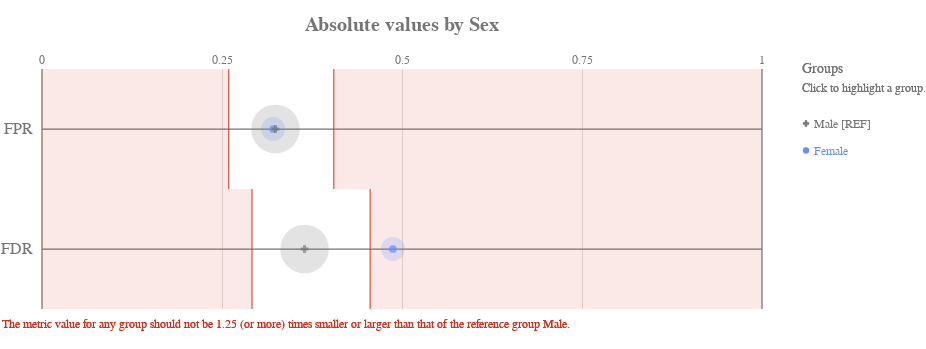

Write notebook code for a chart like this one.
### Markdown cell above
#### Check how the fairness threshold maps to the absolute values of each metric

### Code cell
ap.absolute(bdf, metrics, 'sex', fairness_threshold = disparity_tolerance)

### Figure 1 — Vega-Lite specification as saved in the notebook (floating-point values rounded to 4 significant figures)
{"config": {"view": {"continuousWidth": 400, "continuousHeight": 300, "strokeWidth": 0}, "axisLeft": {"labelColor": "rgb(117,117,117)", "labelFont": "Arial", "labelFontSize": 16}, "title": {"align": "center", "baseline": "middle", "color": "rgb(117,117,117)", "font": "Arial", "fontSize": 20, "fontWeight": "bold"}}, "layer": [{"data": {"name": "data-22e37ecfbb523156dad3ffdb726c704c"}, "mark": {"type": "rule", "stroke": "rgb(117,117,117)", "strokeWidth": 1.25, "tooltip": ""}, "encoding": {"x": {"type": "quantitative", "field": "start", "scale": {"domain": [0, 1], "range": [40.0, 760.0]}}, "x2": {"field": "end"}, "y": {"type": "nominal", "axis": {"domain": false, "labelAngle": 0, "labelPadding": -30, "orient": "left", "ticks": false, "title": ""}, "field": "y_position", "scale": {"domain": ["FPR", "FDR"], "range": [30.0, 270.0]}}}}, {"data": {"name": "data-6cfe259518f6c7b358d8f836a73e6b7f"}, "mark": {"type": "rule", "stroke": "rgb(117,117,117)", "strokeWidth": 1.25, "tooltip": ""}, "encoding": {"x": {"type": "quantitative", "field": "x_position", "scale": {"domain": [0, 1], "range": [40.0, 760.0]}}, "y": {"value": 30.0}, "y2": {"value": 270.0}}}, {"data": {"name": "data-60ed1133fa688d151d36705a369482e0"}, "mark": {"type": "text", "align": "center", "color": "rgb(117,117,117)", "font": "Arial", "fontSize": 12, "fontWeight": "normal", "tooltip": ""}, "encoding": {"text": {"type": "nominal", "field": "value"}, "x": {"type": "quantitative", "field": "value", "scale": {"domain": [0, 1], "range": [40.0, 760.0]}}, "y": {"value": 21.0}}}, {"layer": [{"mark": {"type": "rect", "opacity": 0.8, "stroke": "rgb(217, 46, 28)", "strokeWidth": 1.25, "tooltip": ""}, "encoding": {"x": {"type": "quantitative", "field": "lower_threshold_value", "scale": {"domain": [0, 1], "range": [40.0, 760.0]}}, "x2": {"field": "lower_threshold_value"}, "y": {"type": "nominal", "axis": {"domain": false, "grid": false, "labels": false, "ticks": false, "title": " "}, "field": "metric", "scale": {"domain": ["FPR", "FDR"], "range": [30.0, 270.0]}}}}, {"mark": {"type": "rect", "opacity": 0.8, "stroke": "rgb(217, 46, 28)", "strokeWidth": 1.25, "tooltip": ""}, "encoding": {"x": {"type": "quantitative", "field": "upper_threshold_value", "scale": {"domain": [0, 1], "range": [40.0, 760.0]}}, "x2": {"field": "upper_threshold_value"}, "y": {"type": "nominal", "axis": {"domain": false, "grid": false, "labels": false, "ticks": false, "title": " "}, "field": "metric", "scale": {"domain": ["FPR", "FDR"], "range": [30.0, 270.0]}}}}, {"layer": [{"mark": {"type": "rect", "fill": "rgb(217, 46, 28)", "opacity": 0.1, "tooltip": ""}, "encoding": {"x": {"type": "quantitative", "field": "lower_threshold_value", "scale": {"domain": [0, 1], "range": [40.0, 760.0]}}, "x2": {"field": "lower_end"}, "y": {"type": "nominal", "axis": {"domain": false, "grid": false, "labels": false, "ticks": false, "title": " "}, "field": "metric", "scale": {"domain": ["FPR", "FDR"], "range": [30.0, 270.0]}}}}, {"mark": {"type": "rect", "fill": "rgb(217, 46, 28)", "opacity": 0.1, "tooltip": ""}, "encoding": {"x": {"type": "quantitative", "field": "upper_threshold_value", "scale": {"domain": [0, 1], "range": [40.0, 760.0]}}, "x2": {"field": "upper_end"}, "y": {"type": "nominal", "axis": {"domain": false, "grid": false, "labels": false, "ticks": false, "title": " "}, "field": "metric", "scale": {"domain": ["FPR", "FDR"], "range": [30.0, 270.0]}}}}]}, {"data": {"name": "data-79dd248bdaa0ea02c535240e8ad022c8"}, "mark": {"type": "text", "align": "left", "baseline": "top", "fill": "rgb(217, 46, 28)", "font": "Arial", "fontSize": 12, "fontWeight": "normal", "tooltip": ""}, "encoding": {"text": {"value": "The metric value for any group should not be 1.25 (or more) times smaller or larger than that of the reference group Male."}, "x": {"value": 0}, "y": {"value": 280.0}}}], "data": {"name": "data-71c30a1d884455c3c5d7a4ce729c0e1c"}}, {"layer": [{"mark": "circle"}, {"data": {"name": "data-5cad3661f0c3c3766347afeafabd2900"}, "mark": {"type": "circle", "opacity": 0.2}, "encoding": {"color": {"condition": {"type": "nominal", "field": "attribute_value", "legend": null, "scale": {"domain": ["Male", "Female"], "range": ["rgb(117,117,117)", "rgb(100, 143, 255)", "rgb(254, 97, 0)", "rgb(220, 38, 127)", "rgb(255, 176, 0)", "rgb(120, 94, 240)"]}, "selection": "selector019"}, "value": "rgb(224,224,224)"}, "size": {"type": "quantitative", "field": "group_size", "legend": null, "scale": {"domain": [0, 6983.0], "range": [0, 2827.0]}}, "tooltip": [{"type": "nominal", "field": "attribute_value", "title": "Group"}, {"type": "nominal", "field": "tooltip_group_size", "title": "Group Size"}, {"type": "nominal", "field": "tooltip_disparity_explanation_fpr", "title": "Disparity"}, {"type": "quantitative", "field": "fpr", "format": ".2f", "title": "FPR"}], "x": {"type": "quantitative", "axis": {"domain": false, "labels": false, "ticks": false, "title": null, "values": [0.25, 0.5, 0.75]}, "field": "fpr", "scale": {"domain": [0, 1], "range": [40.0, 760.0]}}, "y": {"type": "nominal", "axis": {"domain": false, "grid": false, "labels": false, "ticks": false, "title": " "}, "field": "metric_variable", "scale": {"domain": ["FPR", "FDR"], "range": [30.0, 270.0]}}}, "selection": {"selector021": {"type": "multi", "empty": "all", "fields": ["attribute_value"]}}, "transform": [{"calculate": "'FPR'", "as": "metric_variable"}]}, {"data": {"name": "data-5cad3661f0c3c3766347afeafabd2900"}, "mark": {"type": "circle", "opacity": 0.2}, "encoding": {"color": {"condition": {"type": "nominal", "field": "attribute_value", "legend": null, "scale": {"domain": ["Male", "Female"], "range": ["rgb(117,117,117)", "rgb(100, 143, 255)", "rgb(254, 97, 0)", "rgb(220, 38, 127)", "rgb(255, 176, 0)", "rgb(120, 94, 240)"]}, "selection": "selector019"}, "value": "rgb(224,224,224)"}, "size": {"type": "quantitative", "field": "group_size", "legend": null, "scale": {"domain": [0, 6983.0], "range": [0, 2827.0]}}, "tooltip": [{"type": "nominal", "field": "attribute_value", "title": "Group"}, {"type": "nominal", "field": "tooltip_group_size", "title": "Group Size"}, {"type": "nominal", "field": "tooltip_disparity_explanation_fdr", "title": "Disparity"}, {"type": "quantitative", "field": "fdr", "format": ".2f", "title": "FDR"}], "x": {"type": "quantitative", "axis": {"domain": false, "labels": false, "ticks": false, "title": null, "values": [0.25, 0.5, 0.75]}, "field": "fdr", "scale": {"domain": [0, 1], "range": [40.0, 760.0]}}, "y": {"type": "nominal", "axis": {"domain": false, "grid": false, "labels": false, "ticks": false, "title": " "}, "field": "metric_variable", "scale": {"domain": ["FPR", "FDR"], "range": [30.0, 270.0]}}}, "selection": {"selector023": {"type": "multi", "empty": "all", "fields": ["attribute_value"]}}, "transform": [{"calculate": "'FDR'", "as": "metric_variable"}]}, {"layer": [{"mark": "point"}, {"data": {"name": "data-5cad3661f0c3c3766347afeafabd2900"}, "mark": {"type": "point", "filled": true, "size": 60}, "encoding": {"color": {"condition": {"type": "nominal", "field": "attribute_value", "legend": null, "scale": {"domain": ["Male", "Female"], "range": ["rgb(117,117,117)", "rgb(100, 143, 255)", "rgb(254, 97, 0)", "rgb(220, 38, 127)", "rgb(255, 176, 0)", "rgb(120, 94, 240)"]}, "selection": "selector019"}, "value": "rgb(224,224,224)"}, "shape": {"type": "nominal", "field": "attribute_value", "legend": null, "scale": {"domain": ["Male", "Female"], "range": ["cross", "circle"]}}, "tooltip": [{"type": "nominal", "field": "attribute_value", "title": "Group"}, {"type": "nominal", "field": "tooltip_group_size", "title": "Group Size"}, {"type": "nominal", "field": "tooltip_disparity_explanation_fpr", "title": "Disparity"}, {"type": "quantitative", "field": "fpr", "format": ".2f", "title": "FPR"}], "x": {"type": "quantitative", "axis": {"domain": false, "labels": false, "ticks": false, "title": null, "values": [0.25, 0.5, 0.75]}, "field": "fpr", "scale": {"domain": [0, 1], "range": [40.0, 760.0]}}, "y": {"type": "nominal", "axis": {"domain": false, "grid": false, "labels": false, "ticks": false, "title": " "}, "field": "metric_variable", "scale": {"domain": ["FPR", "FDR"], "range": [30.0, 270.0]}}}, "selection": {"selector020": {"type": "multi", "empty": "all", "fields": ["attribute_value"]}}, "transform": [{"calculate": "'FPR'", "as": "metric_variable"}]}, {"data": {"name": "data-5cad3661f0c3c3766347afeafabd2900"}, "mark": {"type": "point", "filled": true, "size": 60}, "encoding": {"color": {"condition": {"type": "nominal", "field": "attribute_value", "legend": null, "scale": {"domain": ["Male", "Female"], "range": ["rgb(117,117,117)", "rgb(100, 143, 255)", "rgb(254, 97, 0)", "rgb(220, 38, 127)", "rgb(255, 176, 0)", "rgb(120, 94, 240)"]}, "selection": "selector019"}, "value": "rgb(224,224,224)"}, "shape": {"type": "nominal", "field": "attribute_value", "legend": null, "scale": {"domain": ["Male", "Female"], "range": ["cross", "circle"]}}, "tooltip": [{"type": "nominal", "field": "attribute_value", "title": "Group"}, {"type": "nominal", "field": "tooltip_group_size", "title": "Group Size"}, {"type": "nominal", "field": "tooltip_disparity_explanation_fdr", "title": "Disparity"}, {"type": "quantitative", "field": "fdr", "format": ".2f", "title": "FDR"}], "x": {"type": "quantitative", "axis": {"domain": false, "labels": false, "ticks": false, "title": null, "values": [0.25, 0.5, 0.75]}, "field": "fdr", "scale": {"domain": [0, 1], "range": [40.0, 760.0]}}, "y": {"type": "nominal", "axis": {"domain": false, "grid": false, "labels": false, "ticks": false, "title": " "}, "field": "metric_variable", "scale": {"domain": ["FPR", "FDR"], "range": [30.0, 270.0]}}}, "selection": {"selector022": {"type": "multi", "empty": "all", "fields": ["attribute_value"]}}, "transform": [{"calculate": "'FDR'", "as": "metric_variable"}]}]}]}, {"layer": [{"mark": {"type": "point", "filled": true, "opacity": 1, "size": 39.48}, "encoding": {"color": {"condition": {"type": "nominal", "field": "attribute_value", "legend": null, "scale": {"domain": ["Male", "Female"], "range": ["rgb(117,117,117)", "rgb(100, 143, 255)", "rgb(254, 97, 0)", "rgb(220, 38, 127)", "rgb(255, 176, 0)", "rgb(120, 94, 240)"]}, "selection": "selector019"}, "value": "rgb(224,224,224)"}, "shape": {"type": "nominal", "field": "attribute_value", "legend": null, "scale": {"domain": ["Male", "Female"], "range": ["cross", "circle"]}}, "x": {"value": 804}, "y": {"type": "nominal", "axis": {"domain": false, "grid": false, "labels": false, "ticks": false, "title": " "}, "field": "attribute_value", "scale": {"domain": ["Male", "Female"], "range": [71, 125]}}}, "selection": {"selector019": {"type": "multi", "empty": "all", "fields": ["attribute_value"]}}}, {"mark": {"type": "text", "align": "left", "baseline": "middle", "font": "Arial", "fontSize": 12, "fontWeight": "normal"}, "encoding": {"color": {"condition": {"type": "nominal", "field": "attribute_value", "legend": null, "scale": {"domain": ["Male", "Female"], "range": ["rgb(117,117,117)", "rgb(100, 143, 255)", "rgb(254, 97, 0)", "rgb(220, 38, 127)", "rgb(255, 176, 0)", "rgb(120, 94, 240)"]}, "selection": "selector019"}, "value": "rgb(224,224,224)"}, "text": {"type": "nominal", "field": "label"}, "x": {"value": 812}, "y": {"type": "nominal", "axis": {"domain": false, "grid": false, "labels": false, "ticks": false, "title": " "}, "field": "attribute_value", "scale": {"domain": ["Male", "Female"], "range": [71, 125]}}}, "selection": {"selector024": {"type": "multi", "empty": "all", "fields": ["attribute_value"]}}}, {"data": {"name": "data-79dd248bdaa0ea02c535240e8ad022c8"}, "mark": {"type": "text", "align": "left", "baseline": "middle", "color": "rgb(117,117,117)", "font": "Arial", "fontSize": 12, "fontWeight": "normal"}, "encoding": {"text": {"value": "Click to highlight a group."}, "x": {"value": 800}, "y": {"value": 49}}}, {"data": {"name": "data-79dd248bdaa0ea02c535240e8ad022c8"}, "mark": {"type": "text", "align": "left", "baseline": "middle", "color": "rgb(117,117,117)", "font": "Arial", "fontSize": 14, "fontWeight": "normal"}, "encoding": {"text": {"value": "Groups"}, "x": {"value": 800}, "y": {"value": 30}}}], "data": {"name": "data-d79b6fcf6fc2d8883b03661337595d04"}}], "height": 300, "padding": {"top": 15, "bottom": 10}, "resolve": {"scale": {"size": "independent", "y": "independent"}}, "title": "Absolute values by Sex", "width": 800, "$schema": "https://vega.github.io/schema/vega-lite/v4.8.1.json", "datasets": {"data-22e37ecfbb523156dad3ffdb726c704c": [{"y_position": "FPR", "start": 0, "end": 1}, {"y_position": "FDR", "start": 0, "end": 1}], "data-6cfe259518f6c7b358d8f836a73e6b7f": [{"x_position": 0}, {"x_position": 1}], "data-60ed1133fa688d151d36705a369482e0": [{"value": 0.0}, {"value": 0.25}, {"value": 0.5}, {"value": 0.75}, {"value": 1.0}], "data-71c30a1d884455c3c5d7a4ce729c0e1c": [{"lower_end": 0, "upper_end": 1, "lower_threshold_value": 0.2594, "upper_threshold_value": 0.4053, "metric": "FPR"}, {"lower_end": 0, "upper_end": 1, "lower_threshold_value": 0.2917, "upper_threshold_value": 0.4558, "metric": "FDR"}], "data-79dd248bdaa0ea02c535240e8ad022c8": [{"a": 1, "b": 0}, {"a": 1, "b": 0}], "data-5cad3661f0c3c3766347afeafabd2900": [{"attribute_name": "sex", "attribute_value": "Female", "group_size": 1395, "total_entities": 7214, "fpr": 0.3211, "fdr": 0.4873, "fpr_disparity": 0.9903, "fdr_disparity": 1.336, "fpr_disparity_scaled": -0.009751, "fdr_disparity_scaled": 0.3364, "tooltip_group_size": "1,395 (19.34%)", "tooltip_disparity_explanation_fpr": "1.01 times smaller FPR than the reference group", "tooltip_disparity_explanation_fdr": "1.34 times larger FDR than the reference group"}, {"attribute_name": "sex", "attribute_value": "Male", "group_size": 5819, "total_entities": 7214, "fpr": 0.3242, "fdr": 0.3646, "fpr_disparity": 1.0, "fdr_disparity": 1.0, "fpr_disparity_scaled": 0.0, "fdr_disparity_scaled": 0.0, "tooltip_group_size": "5,819 (80.66%)", "tooltip_disparity_explanation_fpr": "Reference group", "tooltip_disparity_explanation_fdr": "Reference group"}], "data-d79b6fcf6fc2d8883b03661337595d04": [{"attribute_value": "Male", "label": "Male [REF]"}, {"attribute_value": "Female", "label": "Female"}]}}
